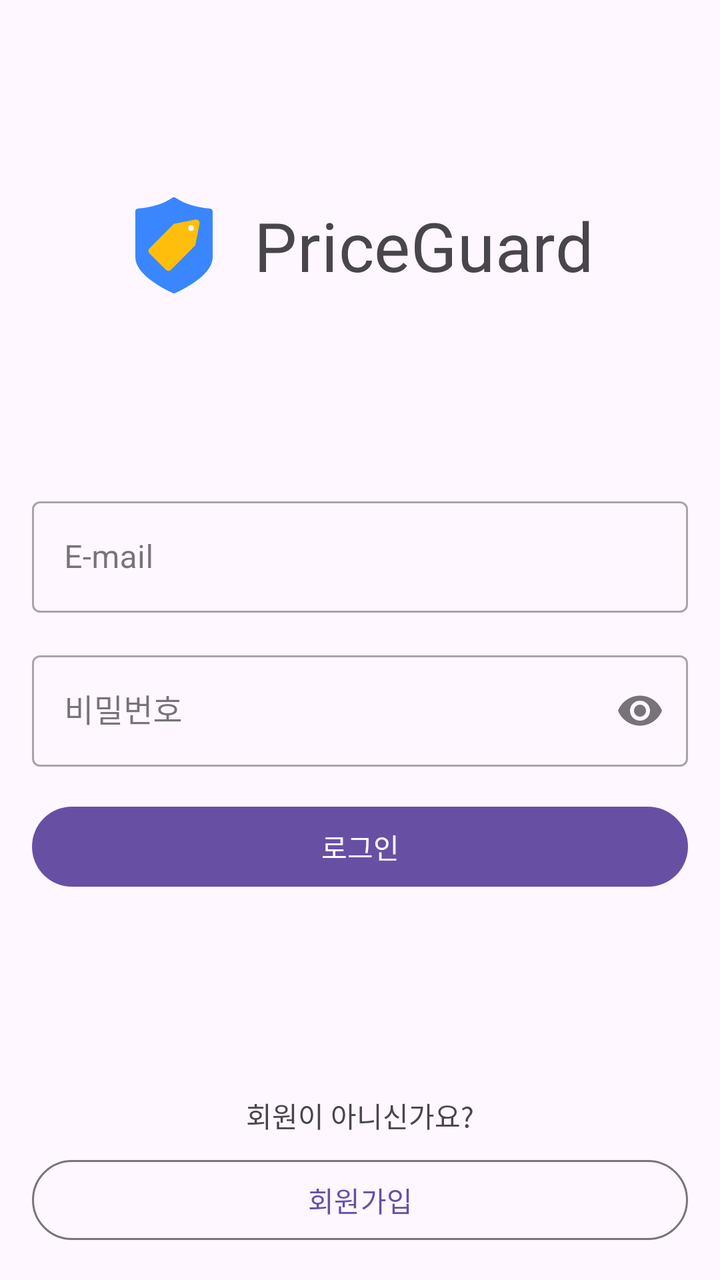
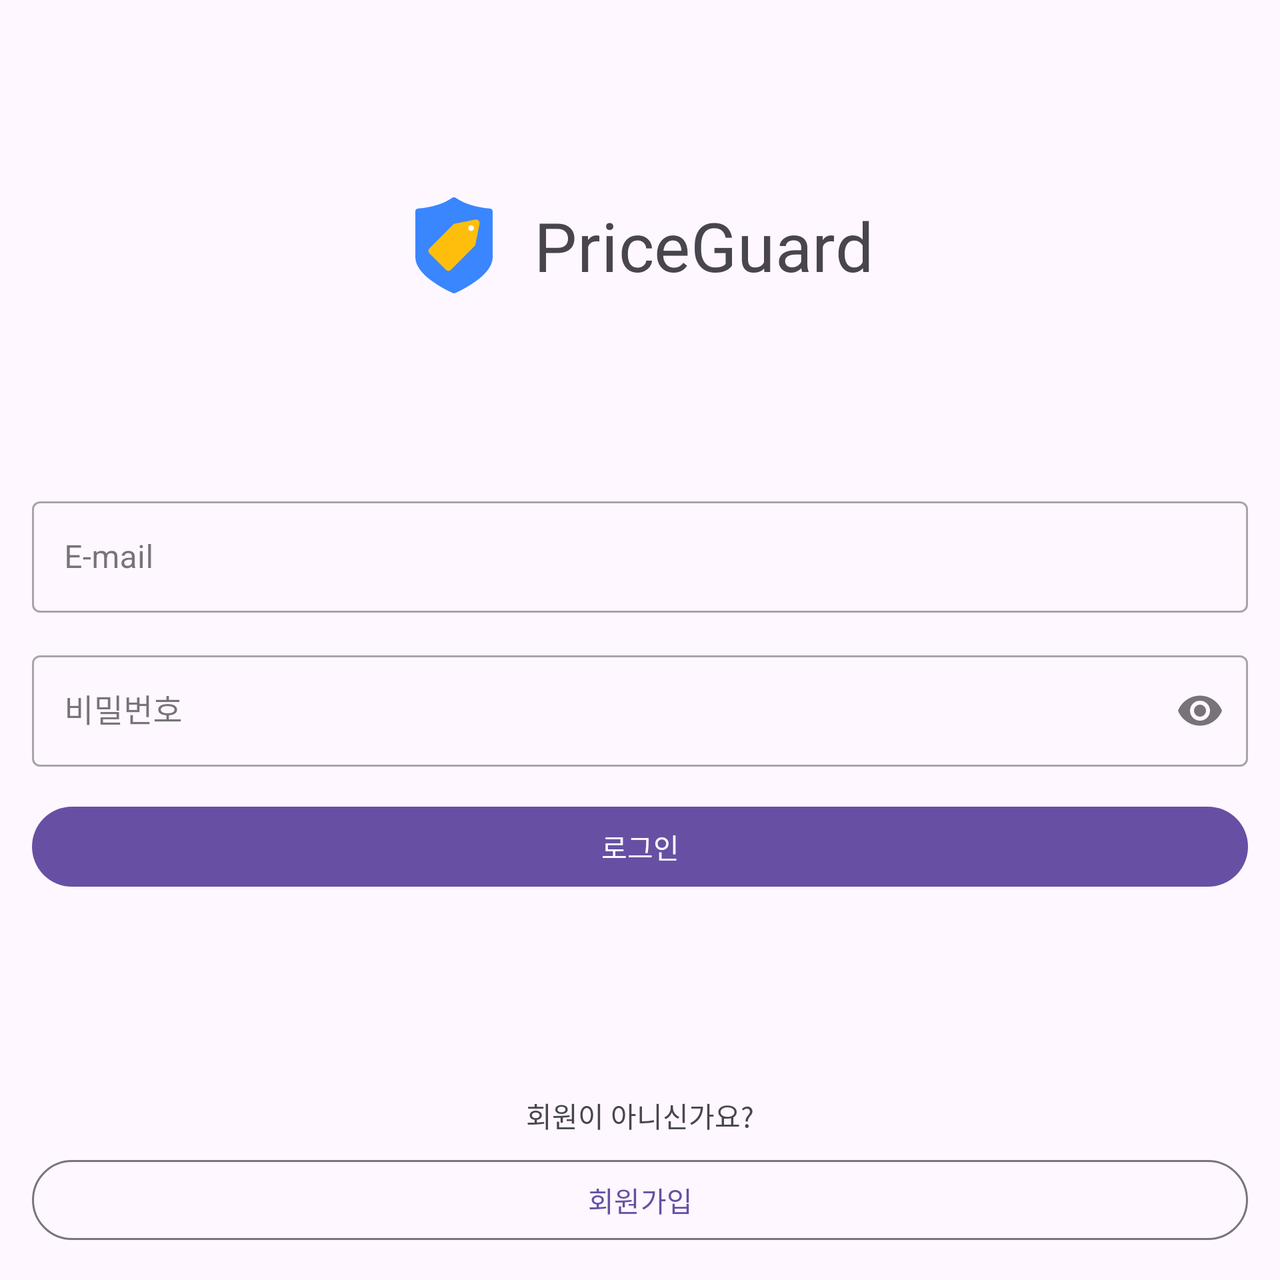

One screen, two layout resources from the same app: the default and the repository's alternative for another configuration. Each is rendered where Android would select it; the XML of both is given below.
<!-- AndroidManifest.xml: application theme Theme.PriceGuard -->
<!-- res/layout/activity_login.xml -->
<?xml version="1.0" encoding="utf-8"?>
<layout xmlns:android="http://schemas.android.com/apk/res/android"
    xmlns:app="http://schemas.android.com/apk/res-auto"
    xmlns:tools="http://schemas.android.com/tools">

    <data>

        <variable
            name="viewModel"
            type="app.priceguard.ui.login.LoginViewModel" />
    </data>

    <androidx.constraintlayout.widget.ConstraintLayout
        android:layout_width="match_parent"
        android:layout_height="match_parent"
        android:background="?attr/colorSurface">

        <androidx.constraintlayout.widget.Guideline
            android:id="@+id/gl_vertical_start"
            android:layout_width="wrap_content"
            android:layout_height="wrap_content"
            android:orientation="vertical"
            app:layout_constraintGuide_begin="16dp" />

        <androidx.constraintlayout.widget.Guideline
            android:id="@+id/gl_vertical_end"
            android:layout_width="wrap_content"
            android:layout_height="wrap_content"
            android:orientation="vertical"
            app:layout_constraintGuide_end="16dp" />

        <ImageView
            android:id="@+id/iv_login_logo"
            android:layout_width="48dp"
            android:layout_height="48dp"
            android:layout_marginEnd="16dp"
            android:src="@drawable/ic_priceguard_original"
            app:layout_constraintBottom_toBottomOf="@+id/tv_login_title"
            app:layout_constraintEnd_toStartOf="@+id/tv_login_title"
            app:layout_constraintHorizontal_chainStyle="packed"
            app:layout_constraintStart_toStartOf="parent"
            app:layout_constraintTop_toTopOf="@+id/tv_login_title" />

        <TextView
            android:id="@+id/tv_login_title"
            android:layout_width="wrap_content"
            android:layout_height="wrap_content"
            android:layout_marginTop="100dp"
            android:text="@string/app_name"
            android:textAppearance="?attr/textAppearanceHeadline4"
            app:layout_constraintEnd_toEndOf="parent"
            app:layout_constraintHorizontal_chainStyle="packed"
            app:layout_constraintStart_toEndOf="@id/iv_login_logo"
            app:layout_constraintTop_toTopOf="parent" />

        <com.google.android.material.textfield.TextInputLayout
            android:id="@+id/til_login_email"
            style="@style/Widget.MaterialComponents.TextInputLayout.OutlinedBox"
            android:layout_width="0dp"
            android:layout_height="wrap_content"
            android:layout_marginTop="100dp"
            android:layout_marginBottom="16dp"
            android:hint="@string/e_mail"
            app:layout_constraintBottom_toTopOf="@id/til_login_password"
            app:layout_constraintEnd_toStartOf="@+id/gl_vertical_end"
            app:layout_constraintHorizontal_chainStyle="packed"
            app:layout_constraintStart_toEndOf="@+id/gl_vertical_start"
            app:layout_constraintTop_toBottomOf="@+id/tv_login_title">

            <com.google.android.material.textfield.TextInputEditText
                android:id="@+id/tiet_login_email"
                android:layout_width="match_parent"
                android:layout_height="wrap_content"
                android:autofillHints="emailAddress"
                android:imeOptions="actionNext"
                android:inputType="textEmailAddress"
                android:maxLines="1"
                android:onTextChanged="@{viewModel::setID}" />

        </com.google.android.material.textfield.TextInputLayout>

        <com.google.android.material.textfield.TextInputLayout
            android:id="@+id/til_login_password"
            style="@style/Widget.MaterialComponents.TextInputLayout.OutlinedBox"
            android:layout_width="0dp"
            android:layout_height="wrap_content"
            android:hint="@string/password"
            app:endIconMode="password_toggle"
            app:layout_constraintBottom_toTopOf="@id/btn_login_login"
            app:layout_constraintEnd_toStartOf="@+id/gl_vertical_end"
            app:layout_constraintHorizontal_chainStyle="packed"
            app:layout_constraintStart_toEndOf="@+id/gl_vertical_start"
            app:layout_constraintTop_toBottomOf="@id/til_login_email">

            <com.google.android.material.textfield.TextInputEditText
                android:id="@+id/tiet_login_password"
                android:layout_width="match_parent"
                android:layout_height="wrap_content"
                android:autofillHints="password"
                android:imeOptions="actionDone"
                android:inputType="textPassword"
                android:maxLines="1"
                android:onTextChanged="@{viewModel::setPassword}" />

        </com.google.android.material.textfield.TextInputLayout>

        <Button
            android:id="@+id/btn_login_login"
            style="@style/Theme.PriceGuard"
            android:layout_width="0dp"
            android:layout_height="wrap_content"
            android:layout_marginTop="16dp"
            android:onClick="@{() -> viewModel.login()}"
            android:text="@string/login"
            app:iconGravity="textStart"
            app:layout_constraintEnd_toStartOf="@+id/gl_vertical_end"
            app:layout_constraintHorizontal_chainStyle="packed"
            app:layout_constraintStart_toEndOf="@+id/gl_vertical_start"
            app:layout_constraintTop_toBottomOf="@+id/til_login_password" />

        <TextView
            android:id="@+id/tv_not_a_member"
            android:layout_width="wrap_content"
            android:layout_height="wrap_content"
            android:layout_margin="8dp"
            android:text="@string/not_a_member"
            app:layout_constraintBottom_toTopOf="@+id/btn_login_signup"
            app:layout_constraintEnd_toEndOf="@+id/btn_login_signup"
            app:layout_constraintStart_toStartOf="@+id/btn_login_signup" />

        <Button
            android:id="@+id/btn_login_signup"
            style="?attr/materialButtonOutlinedStyle"
            android:layout_width="0dp"
            android:layout_height="wrap_content"
            android:layout_marginBottom="16dp"
            android:text="@string/sign_up"
            app:layout_constraintBottom_toBottomOf="parent"
            app:layout_constraintEnd_toStartOf="@+id/gl_vertical_end"
            app:layout_constraintStart_toEndOf="@+id/gl_vertical_start" />
    </androidx.constraintlayout.widget.ConstraintLayout>

</layout>
<!-- resources referenced by this layout -->
<resources>
  <!-- drawable ic_priceguard_original (drawable) -->
  <vector xmlns:android="http://schemas.android.com/apk/res/android"
      android:width="241.35dp"
      android:height="297.81dp"
      android:viewportWidth="241.35"
      android:viewportHeight="297.81">
    <path
        android:pathData="M231.85,38.74a5.99,5.99 0,0 1,5.5 5.97v140.26c0,55.2 -97.49,100.88 -114.24,108.32a5.99,5.99 0,0 1,-4.87 0C101.49,285.86 4,240.18 4,184.98V44.72a5.98,5.98 0,0 1,5.5 -5.97Q75.85,33.42 117.32,5.03a5.94,5.94 0,0 1,6.7 0Q165.49,33.4 231.85,38.74Z"
        android:strokeWidth="8"
        android:fillColor="#3a86ff"
        android:strokeColor="#3a86ff"/>
    <path
        android:pathData="M184.68,151.59l-73.97,73.97a10.52,10.52 0,0 1,-14.88 0l-52.05,-52.05a10.52,10.52 0,0 1,0 -14.88l73.97,-73.97a10.54,10.54 0,0 1,5.38 -2.88l65.06,-13.01a10.52,10.52 0,0 1,12.38 12.38l-13.01,65.06A10.54,10.54 0,0 1,184.68 151.59Z"
        android:fillColor="#ffbe0b"/>
    <path
        android:pathData="M173.92,95.43m-8.92,0a8.92,8.92 0,1 1,17.84 0a8.92,8.92 0,1 1,-17.84 0"
        android:fillColor="#fff"/>
  </vector>
  <string name="app_name">PriceGuard</string>
  <string name="e_mail">E-mail</string>
  <string name="login">로그인</string>
  <string name="not_a_member">회원이 아니신가요?</string>
  <string name="password">비밀번호</string>
  <string name="sign_up">회원가입</string>
  <!-- from res/values-v31/ -->
  <style name="Theme.PriceGuard" parent="Base.Theme.PriceGuard">
          <item name="android:windowSplashScreenBackground">@android:color/transparent</item>
          <item name="android:windowSplashScreenAnimatedIcon">@android:color/transparent</item>
          <item name="android:windowSplashScreenAnimationDuration">0</item>
      </style>
  <style name="Base.Theme.PriceGuard" parent="Theme.Material3.DayNight.NoActionBar">
          
          
      </style>
</resources>
<!-- res/layout-land/activity_login.xml (the repository's variant of the layout above) -->
<!-- drawn on the phone turned sideways -->
<?xml version="1.0" encoding="utf-8"?>
<layout xmlns:android="http://schemas.android.com/apk/res/android"
    xmlns:app="http://schemas.android.com/apk/res-auto"
    xmlns:tools="http://schemas.android.com/tools">

    <data>

        <variable
            name="viewModel"
            type="app.priceguard.ui.login.LoginViewModel" />
    </data>

    <androidx.core.widget.NestedScrollView
        android:layout_width="match_parent"
        android:layout_height="match_parent"
        android:background="?attr/colorSurface"
        tools:context=".ui.login.LoginActivity">

        <androidx.constraintlayout.widget.ConstraintLayout
            android:layout_width="match_parent"
            android:layout_height="match_parent"
            android:background="?attr/colorSurface">

            <androidx.constraintlayout.widget.Guideline
                android:id="@+id/gl_vertical_start"
                android:layout_width="wrap_content"
                android:layout_height="wrap_content"
                android:orientation="vertical"
                app:layout_constraintGuide_begin="16dp" />

            <androidx.constraintlayout.widget.Guideline
                android:id="@+id/gl_vertical_end"
                android:layout_width="wrap_content"
                android:layout_height="wrap_content"
                android:orientation="vertical"
                app:layout_constraintGuide_end="16dp" />

            <ImageView
                android:id="@+id/iv_login_logo"
                android:layout_width="48dp"
                android:layout_height="48dp"
                android:layout_marginEnd="16dp"
                android:src="@drawable/ic_priceguard_original"
                app:layout_constraintBottom_toBottomOf="@+id/tv_login_title"
                app:layout_constraintEnd_toStartOf="@+id/tv_login_title"
                app:layout_constraintHorizontal_chainStyle="packed"
                app:layout_constraintStart_toStartOf="parent"
                app:layout_constraintTop_toTopOf="@+id/tv_login_title" />

            <TextView
                android:id="@+id/tv_login_title"
                android:layout_width="wrap_content"
                android:layout_height="wrap_content"
                android:layout_marginTop="100dp"
                android:text="@string/app_name"
                android:textAppearance="?attr/textAppearanceHeadline4"
                app:layout_constraintBottom_toTopOf="@id/til_login_email"
                app:layout_constraintEnd_toEndOf="parent"
                app:layout_constraintHorizontal_chainStyle="packed"
                app:layout_constraintStart_toEndOf="@id/iv_login_logo"
                app:layout_constraintTop_toTopOf="parent" />

            <com.google.android.material.textfield.TextInputLayout
                android:id="@+id/til_login_email"
                style="@style/Widget.MaterialComponents.TextInputLayout.OutlinedBox"
                android:layout_width="0dp"
                android:layout_height="wrap_content"
                android:layout_marginTop="100dp"
                android:layout_marginBottom="16dp"
                android:hint="@string/e_mail"
                app:layout_constraintBottom_toTopOf="@id/til_login_password"
                app:layout_constraintEnd_toStartOf="@+id/gl_vertical_end"
                app:layout_constraintHorizontal_chainStyle="packed"
                app:layout_constraintStart_toEndOf="@+id/gl_vertical_start"
                app:layout_constraintTop_toBottomOf="@+id/tv_login_title">

                <com.google.android.material.textfield.TextInputEditText
                    android:id="@+id/tiet_login_email"
                    android:layout_width="match_parent"
                    android:layout_height="wrap_content"
                    android:autofillHints="emailAddress"
                    android:imeOptions="actionNext"
                    android:inputType="textEmailAddress"
                    android:maxLines="1"
                    android:onTextChanged="@{viewModel::setID}" />

            </com.google.android.material.textfield.TextInputLayout>

            <com.google.android.material.textfield.TextInputLayout
                android:id="@+id/til_login_password"
                style="@style/Widget.MaterialComponents.TextInputLayout.OutlinedBox"
                android:layout_width="0dp"
                android:layout_height="wrap_content"
                android:hint="@string/password"
                app:endIconMode="password_toggle"
                app:layout_constraintBottom_toTopOf="@id/btn_login_login"
                app:layout_constraintEnd_toStartOf="@+id/gl_vertical_end"
                app:layout_constraintHorizontal_chainStyle="packed"
                app:layout_constraintStart_toEndOf="@+id/gl_vertical_start"
                app:layout_constraintTop_toBottomOf="@id/til_login_email">

                <com.google.android.material.textfield.TextInputEditText
                    android:id="@+id/tiet_login_password"
                    android:layout_width="match_parent"
                    android:layout_height="wrap_content"
                    android:autofillHints="password"
                    android:imeOptions="actionDone"
                    android:inputType="textPassword"
                    android:maxLines="1"
                    android:onTextChanged="@{viewModel::setPassword}" />

            </com.google.android.material.textfield.TextInputLayout>

            <Button
                android:id="@+id/btn_login_login"
                style="@style/Theme.PriceGuard"
                android:layout_width="0dp"
                android:layout_height="wrap_content"
                android:layout_marginTop="16dp"
                android:layout_marginBottom="100dp"
                android:onClick="@{() -> viewModel.login()}"
                android:text="@string/login"
                app:iconGravity="textStart"
                app:layout_constraintBottom_toTopOf="@+id/tv_not_a_member"
                app:layout_constraintEnd_toStartOf="@+id/gl_vertical_end"
                app:layout_constraintHorizontal_chainStyle="packed"
                app:layout_constraintStart_toEndOf="@+id/gl_vertical_start"
                app:layout_constraintTop_toBottomOf="@+id/til_login_password" />

            <TextView
                android:id="@+id/tv_not_a_member"
                android:layout_width="wrap_content"
                android:layout_height="wrap_content"
                android:layout_margin="8dp"
                android:text="@string/not_a_member"
                app:layout_constraintBottom_toTopOf="@+id/btn_login_signup"
                app:layout_constraintEnd_toEndOf="@+id/btn_login_signup"
                app:layout_constraintStart_toStartOf="@+id/btn_login_signup" />

            <Button
                android:id="@+id/btn_login_signup"
                style="?attr/materialButtonOutlinedStyle"
                android:layout_width="0dp"
                android:layout_height="wrap_content"
                android:layout_marginBottom="16dp"
                android:text="@string/sign_up"
                app:layout_constraintBottom_toBottomOf="parent"
                app:layout_constraintEnd_toStartOf="@+id/gl_vertical_end"
                app:layout_constraintStart_toEndOf="@+id/gl_vertical_start" />
        </androidx.constraintlayout.widget.ConstraintLayout>

    </androidx.core.widget.NestedScrollView>

</layout>
